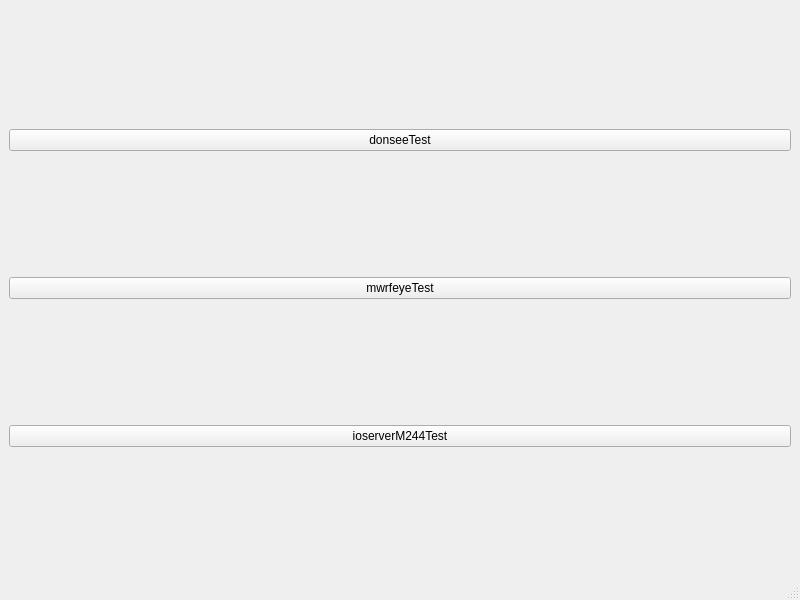
<?xml version="1.0" encoding="UTF-8"?>
<ui version="4.0">
 <class>MainWindow</class>
 <widget class="QMainWindow" name="MainWindow">
  <property name="geometry">
   <rect>
    <x>0</x>
    <y>0</y>
    <width>800</width>
    <height>600</height>
   </rect>
  </property>
  <property name="windowTitle">
   <string>MainWindow</string>
  </property>
  <widget class="QWidget" name="centralwidget">
   <layout class="QGridLayout" name="gridLayout">
    <item row="0" column="0">
     <widget class="QPushButton" name="pushButton">
      <property name="text">
       <string>donseeTest</string>
      </property>
     </widget>
    </item>
    <item row="1" column="0">
     <widget class="QPushButton" name="pushButton_2">
      <property name="text">
       <string>mwrfeyeTest</string>
      </property>
     </widget>
    </item>
    <item row="2" column="0">
     <widget class="QPushButton" name="pushButton_3">
      <property name="text">
       <string>ioserverM244Test</string>
      </property>
     </widget>
    </item>
   </layout>
  </widget>
  <widget class="QMenuBar" name="menubar">
   <property name="geometry">
    <rect>
     <x>0</x>
     <y>0</y>
     <width>800</width>
     <height>23</height>
    </rect>
   </property>
  </widget>
  <widget class="QStatusBar" name="statusbar"/>
 </widget>
 <resources/>
 <connections/>
</ui>
